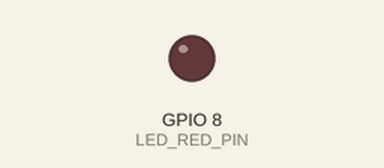
Bench run of a sketch on a simulated ESP32-S3. Shown: output pins drawn as LEDs (lit = HIGH). Nothing arrives over Bluetooth unless stated; a phone connects over Bluetooth LE 3 s after start; what the sketch prints to the serial monitor is not drawn.

Above: at 0.25 s.
Timing chart, 0 to 3.2 s (numbered marks = the images above):
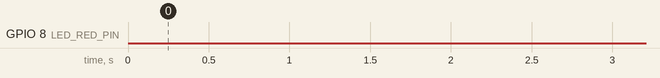

Measured:
- by itself, GPIO 8 (LED_RED_PIN): LOW → HIGH at 50.2 s, → LOW 0.50 s later, → HIGH 0.50 s later, → LOW 0.50 s later, … (159 changes in this stretch)

The sketch:

original_code.ino
```cpp
  #include <Arduino.h>
  #include <BLEDevice.h>
  #include <BLEServer.h>
  #include <BLEAdvertising.h>

  // ======================= 설정값 =======================
  static const char*  kDeviceName = "BeRo-C6";
  static const uint16_t kCompanyId = 0xFFFF;
  static const uint32_t kTagId = 10321;

  // 광고 시간: 60초
  static const uint32_t kAdvDurationMs     = 60UL * 1000UL;
  // 종료 10초 전부터 점멸
  static const uint32_t kBlinkBeforeEndMs  = 10UL * 1000UL;

  // ======================= 핀 설정 =======================
  // "빨간 LED"가 연결된 핀으로 맞추기
  static const int  LED_RED_PIN = 8;
  static const bool LED_ACTIVE_LOW = false;

  static inline void redLedWrite(bool on) {
    if (LED_ACTIVE_LOW) digitalWrite(LED_RED_PIN, on ? LOW : HIGH);
    else                digitalWrite(LED_RED_PIN, on ? HIGH : LOW);
  }

  BLEAdvertising* gAdvertising = nullptr;

  // ======================= 제조사 데이터 =======================
  std::string buildManufacturerData() {
    std::string d;
    d.reserve(2 + 1 + 1 + 4 + 1);

    d.push_back((char)(kCompanyId & 0xFF));
    d.push_back((char)((kCompanyId >> 8) & 0xFF));

    const uint8_t type  = 0x01;
    const uint8_t ver   = 0x01;
    const uint8_t flags = 0x5A;

    d.push_back((char)type);
    d.push_back((char)ver);

    d.push_back((char)(kTagId & 0xFF));
    d.push_back((char)((kTagId >> 8) & 0xFF));
    d.push_back((char)((kTagId >> 16) & 0xFF));
    d.push_back((char)((kTagId >> 24) & 0xFF));

    d.push_back((char)flags);
    return d;
  }

  // ======================= advertising 시작/정지 =======================
  void start_ble_advertising() {
    static bool inited = false;
    if (!inited) {
      BLEDevice::init(kDeviceName);
      BLEServer* server = BLEDevice::createServer();
      (void)server;
      inited = true;
    }

    gAdvertising = BLEDevice::getAdvertising();
    gAdvertising->stop();

    BLEAdvertisementData advData;
    BLEAdvertisementData scanResp;

    advData.setName(kDeviceName);
    scanResp.setName(kDeviceName);

    std::string mfg = buildManufacturerData();
    String mfgStr(mfg.data(), (unsigned int)mfg.size());
    advData.setManufacturerData(mfgStr);

    gAdvertising->setAdvertisementData(advData);
    gAdvertising->setScanResponseData(scanResp);

    gAdvertising->start();
    Serial.println("[BLE] Advertising started");
  }

  void stop_ble_advertising() {
    if (!gAdvertising) return;
    gAdvertising->stop();
    Serial.println("[BLE] Advertising stopped");
  }

  // ======================= 상태 머신 =======================
  enum class State { ADVERTISING, EXPIRED };
  static State gState = State::ADVERTISING;
  static uint32_t gAdvStartMs = 0;

  void startOneMinuteCycle() {
    start_ble_advertising();
    gAdvStartMs = millis();
    gState = State::ADVERTISING;
    redLedWrite(false);
    Serial.println("[STATE] 1-minute advertising cycle started");
  }

  // ======================= Arduino =======================
  void setup() {
    Serial.begin(115200);
    delay(200);

    pinMode(LED_RED_PIN, OUTPUT);
    redLedWrite(false);

    Serial.println();
    Serial.println("=== BeRo: power/reset -> 1min adv, blink last 10s, then red blink forever ===");

    // 전원/리셋 시 자동 시작
    startOneMinuteCycle();
  }

  void loop() {
    const uint32_t now = millis();

    if (gState == State::ADVERTISING) {
      const uint32_t elapsed = now - gAdvStartMs;
      const uint32_t remain  = (elapsed >= kAdvDurationMs) ? 0 : (kAdvDurationMs - elapsed);

      if (remain == 0) {
        stop_ble_advertising();
        gState = State::EXPIRED;
        Serial.println("[STATE] Expired -> red blink forever (press RESET to restart)");
        return;
      }

      // 종료 10초 전: 0.5초 점멸
      if (remain <= kBlinkBeforeEndMs) {
        static uint32_t lastBlinkMs = 0;
        static bool ledState = false;
        if (now - lastBlinkMs >= 500) {
          lastBlinkMs = now;
          ledState = !ledState;
          redLedWrite(ledState);
        }
      } else {
        // 그 전엔 꺼둠
        redLedWrite(false);
      }

      delay(10);
      return;
    }

    // EXPIRED: 빨간 LED 무한 점멸 (0.5초 간격)
    {
      static uint32_t lastBlinkMs = 0;
      static bool ledState = false;
      if (now - lastBlinkMs >= 500) {
        lastBlinkMs = now;
        ledState = !ledState;
        redLedWrite(ledState);
      }
      delay(10);
    }
  }
```
